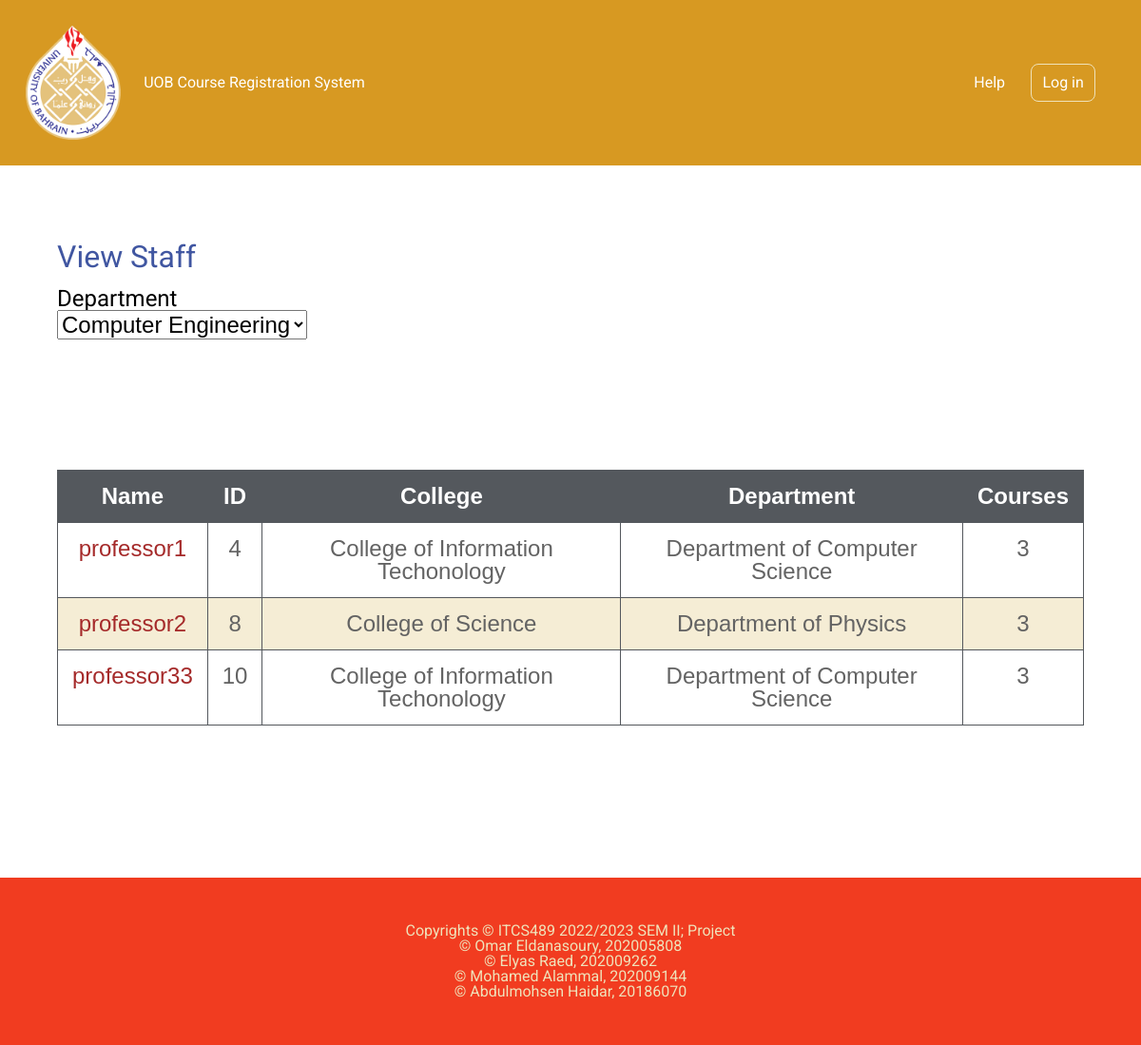
The app's page /dean-hod/viewStaff.php with its own data.
### tables this page shows
CREATE TABLE `users` (
  `user_id` int(10) NOT NULL,
  `type_id` int(10) NOT NULL,
  `username` varchar(150) NOT NULL,
  `email` varchar(255) NOT NULL,
  `password` varchar(255) NOT NULL,
  `college_id` int(10) DEFAULT NULL,
  `dep_id` int(10) DEFAULT NULL,
  `gender` enum('M','F') NOT NULL
);

CREATE TABLE `college` (
  `college_id` int(10) NOT NULL,
  `college_name` varchar(50) NOT NULL
);

CREATE TABLE `department` (
  `dep_id` int(10) NOT NULL,
  `dep_name` varchar(150) NOT NULL,
  `college_id` int(10) NOT NULL,
  `hod_id` int(10) DEFAULT NULL
);

### dean-hod/viewStaff.php (the view, shortened to what this page needs)
<!DOCTYPE html>
<html lang="en">
<head>
    <link rel="stylesheet" href="../css/reset.css">
    <link rel="stylesheet" href="../css/style.css">
</head>
<body>
    <?php require("../header.php") ?>
    <main class="" style="background-color: white; background-image: none; text-align: left; ">
        <h1 class="catalogue-header" style="color: #4056A1;">View Staff</h1>
        <label for="department" class="catalogue-h2" style="font-size: 1.5em">Department</h2>
        <br>
        <select name="department" id="department" class="catalogue-h2" style="font-size: 1em">
          <option value="itcs489">Computer Engineering</option>
        </select>
        <br><br><br><br>
        <table>
	<thead>
		<tr>
			<td>Name</td>
            <td>ID</td>
            <td>College</td>
			<td>Department</td>
			<td>Courses</td>
		</tr>
	</thead>
	<tbody>
    <?php try{
    require('../connection.php');
    $r = $db->query("SELECT * FROM `users` as u INNER JOIN `college` as c ON u.college_id=c.college_id INNER JOIN `department` as d ON u.dep_id=d.dep_id WHERE type_id=1");
    while($row=$r->fetch()){
    echo"<tr>";
    echo "<td>".$row['username']."</td>";
    echo "<td>".$row['user_id']."</td>";
    echo "<td>".$row['college_name']."</td>";
    echo "<td>".$row['dep_name']."</td>";
    echo "<td>3</td>";
    echo"</tr>";
    }
    }
    catch(PDOException $i){
    echo "Error occurred";
    die($i->getMessage()); }?>
	</tbody>
</table>
    </main>
    <?php
    require("../footer.php");
    ?>
</body>
</html>

### css/style.css (style rules this page uses)
body { font-family: 'Roboto', sans-serif; padding: 0; margin: 0; }
main { width: 100%; text-align: left; padding-top: 5rem; padding-bottom: 10rem; }
main h1 { color: #D79922; font-size: 3.5em; }
.catalogue-header { font-size: 2em; margin-left: 5%; margin-bottom: 0.5em; text-align: left; }
.catalogue-h2 { font-size: 1.25em; margin-left: 5%; margin-bottom: 0.2em; text-align: left; }
table { width: 90%; margin-right: auto; margin-left: auto; margin-top: 2.5em; text-align: center; }
td { padding: 1em 1.5em; color: black; }
tr:nth-child(even) { background-color: #EFE2BA99; color: black; }
tr:nth-child(odd) { background-color: #C5CBE3; }

### dean-hod/viewStaff.php (style rules this page uses)
table { border-collapse: collapse; font-family: Tahoma, Geneva, sans-serif; margin: 0 auto; }
table td { padding: 15px; }
table thead td { background-color: #54585d; color: #ffffff; font-weight: bold; font-size: 1em; border: 1px solid #54585d; }
table tbody td { color: #636363; border: 1px solid #54585d; }
table tbody tr { background-color: #f9fafb; }
table tbody tr:nth-child(odd) { background-color: #ffffff; }
table tbody td:first-child { color: brown; }

### records on screen
users: username "professor1", user_id "4", college.college_name "College of Information Techonology", dep.dep_name "Department of Computer Science"
users: username "professor2", user_id "8", college.college_name "College of Science", dep.dep_name "Department of Physics"
users: username "professor33", user_id "10", college.college_name "College of Information Techonology", dep.dep_name "Department of Computer Science"
